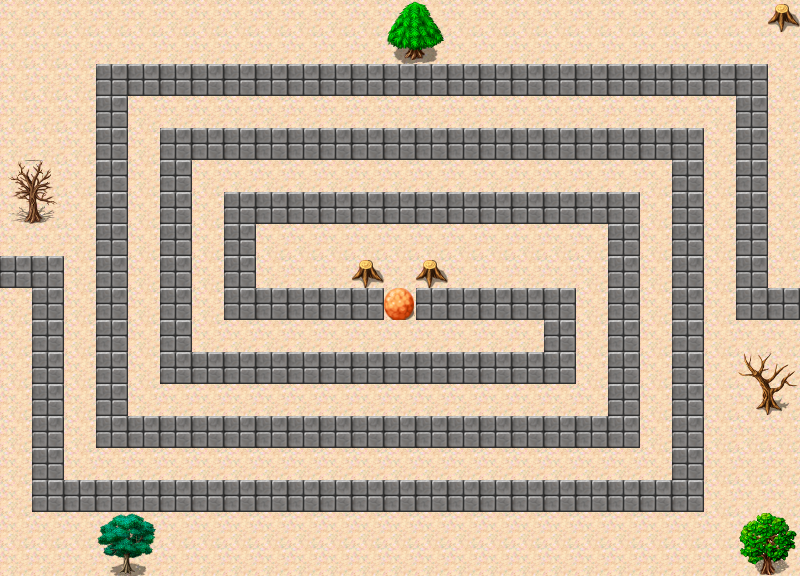

The image is a tile-based game level rendered from a .tmx file. Its description and source (layers, tilesets, objects; grid data summarised) follow:
An orthogonal 25x18 tile map with 32x32 px tiles, 1 tile layer (Calque de Tile 1).

<map version="1.0" orientation="orthogonal" width="25" height="18" tilewidth="32" tileheight="32">
 <tileset firstgid="1" source="fullTileset.tsx" />
 <layer name="Calque de Tile 1" width="25" height="18">
  <data>[450 cells, 450 non-empty, 24 distinct tile ids]</data>
 </layer>
</map>
